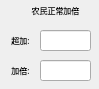
     <widget class="QWidget" name="scrollAreaWidgetContents_10">
      <property name="geometry">
       <rect>
        <x>0</x>
        <y>0</y>
        <width>99</width>
        <height>89</height>
       </rect>
      </property>
      <widget class="QLabel" name="landlord_label_3">
       <property name="geometry">
        <rect>
         <x>10</x>
         <y>0</y>
         <width>91</width>
         <height>21</height>
        </rect>
       </property>
       <property name="font">
        <font>
         <family>微软雅黑</family>
         <pointsize>6</pointsize>
         <weight>50</weight>
         <italic>false</italic>
         <bold>false</bold>
        </font>
       </property>
       <property name="text">
        <string>农民正常加倍</string>
       </property>
       <property name="alignment">
        <set>Qt::AlignCenter</set>
       </property>
      </widget>
      <widget class="QLabel" name="jiabei_label_6">
       <property name="geometry">
        <rect>
         <x>0</x>
         <y>60</y>
         <width>41</width>
         <height>21</height>
        </rect>
       </property>
       <property name="font">
        <font>
         <family>微软雅黑</family>
         <pointsize>6</pointsize>
         <weight>50</weight>
         <italic>false</italic>
         <bold>false</bold>
        </font>
       </property>
       <property name="text">
        <string>加倍:</string>
       </property>
       <property name="alignment">
        <set>Qt::AlignCenter</set>
       </property>
      </widget>
      <widget class="QLineEdit" name="jiabei_lineEdit_5">
       <property name="geometry">
        <rect>
         <x>40</x>
         <y>30</y>
         <width>51</width>
         <height>21</height>
        </rect>
       </property>
      </widget>
      <widget class="QLineEdit" name="jiabei_lineEdit_6">
       <property name="geometry">
        <rect>
         <x>40</x>
         <y>60</y>
         <width>51</width>
         <height>21</height>
        </rect>
       </property>
      </widget>
      <widget class="QLabel" name="jiabei_label_5">
       <property name="geometry">
        <rect>
         <x>0</x>
         <y>30</y>
         <width>41</width>
         <height>21</height>
        </rect>
       </property>
       <property name="font">
        <font>
         <family>微软雅黑</family>
         <pointsize>6</pointsize>
         <weight>50</weight>
         <italic>false</italic>
         <bold>false</bold>
        </font>
       </property>
       <property name="text">
        <string>超加:</string>
       </property>
       <property name="alignment">
        <set>Qt::AlignCenter</set>
       </property>
      </widget>
     </widget>
